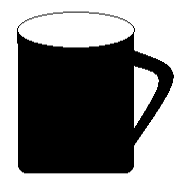
#> input picture 实验6-图像分割/cup.png, 180 x 184 px, found by its file name
$ python '边界方法.py'
#> lines starting #> are read from the running program, lines starting #| are printed output that depends on the picture; after the words box and inside, x2 and y2 are one past the last pixel; in counts of white or black regions, pixels touching at a corner belong together
import cv2
import numpy as np


img_path = '实验6-图像分割/cup.png'
img = cv2.imread(img_path)
#> img is the input picture: shape (184, 180, 3); min 0, max 255, mean 128.1
imgGrey = cv2.imread(img_path, 0)
#> imgGrey: shape (184, 180); min 0, max 255, mean 128.1

# 边界方法需要先二值化
ret, thresh = cv2.threshold(imgGrey, 80, 255, cv2.THRESH_BINARY)
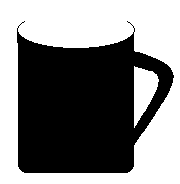
#> thresh: shape (184, 180); 50.8% white; 1 black region, box (x1, y1, x2, y2) and area: (17, 21, 174, 173) 16279


def 轮廓提取法(img):
    h, w = img.shape
#> h = 184; w = 180
    G = np.array([[1, 1, 1], [1, 0, 1], [1, 1, 1]])
    dst = np.copy(img)
    for x in range(1, h-1):
        for y in range(1, w-1):
            # 四周8个点都为黑，则赋 255
            if not (img[x-1:x+2, y-1:y+2] * G).any():
                dst[x, y] = 255
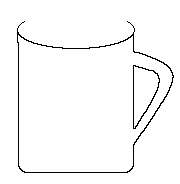
#> dst: shape (184, 180); 97.5% white; black in thin lines or dots, all inside (x1, y1, x2, y2) = (17, 21, 174, 173)
    return dst

# 从图像中一个边界点出发，然后根据某种判别准则搜索下一个边界点，以此跟踪出目标边界。


def 边界跟踪法(img):
    h, w = img.shape
#> h = 184; w = 180
    # 按 逆时针顺序，从左上角开始
    arr = np.array([[-1, 1], [0, 1], [1, 1], [1, 0],
                    [1, -1], [0, -1], [-1, -1], [-1, 0]])

    dst = np.full((h, w), 255, dtype=np.uint8)

    height = 'height'
    width = 'width'

    findStartPoint = False
    startPoint = {height: 0, width: 0}
    currentPoint = {height: 0, width: 0}
    prePoint = {height: 0, width: 0}
    # 从左下角开始
    for x in range(h-1, -1, -1):
        for y in range(w):
            # 找到一个起始点，且不是已标记的边界
            if img[x, y] == 0 and (not findStartPoint) and dst[x][y] == 255:
                findStartPoint = True
                startPoint[height] = x
                startPoint[width] = y
                dst[x][y] = 0
                print((x, y))
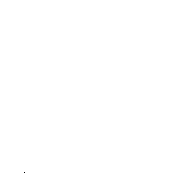
#> dst: shape (184, 180); 100% white; black in thin lines or dots, all inside (x1, y1, x2, y2) = (24, 172, 25, 173)
#> after the loop, findStartPoint = True; startPoint = {'height': 172, 'width': 24}

    # 开始沿着起始点
    beginDirect = 0
    findStartPoint = False
    currentPoint[height] = startPoint[height]
    currentPoint[width] = startPoint[width]
    while (not findStartPoint):
        findPoint = False
        while (not findPoint):

            # 探测点的值
            prePoint[height] = currentPoint[height] + arr[beginDirect][0]
            prePoint[width] = currentPoint[width] + arr[beginDirect][1]

            pixel = img[prePoint[height], prePoint[width]]

            if pixel == 0:
                findPoint = True
                print(pixel, prePoint)
                currentPoint[height] = prePoint[height]
                currentPoint[width] = prePoint[width]

                dst[currentPoint[height], currentPoint[width]] = 0

                beginDirect = (beginDirect-2 + 8) % 8

            # 思考半天，这里不能加 else
            beginDirect = (beginDirect+1) % 8
            # 绕了一圈 回到原点
            if prePoint[height] == startPoint[height] and prePoint[width] == startPoint[width]:
                findStartPoint = True
                findPoint = True
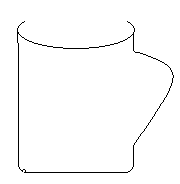
#> dst: shape (184, 180); 98.3% white; black in thin lines or dots, all inside (x1, y1, x2, y2) = (17, 21, 174, 173)
#> after the loop, beginDirect = 4; currentPoint = {'height': 172, 'width': 24}; prePoint = {'height': 172, 'width': 24}

    return dst


"""
区域增长法：实现方式 和 二值化差不多，区别是阈值由鼠标选择，就不写了


区域分裂合并法：由四叉树实现，是游戏引擎为了优化性能的重要手段，没有统一的实现方式

"""


cv2.imshow("img", thresh)
cv2.imshow("imgLunKuo", 轮廓提取法(thresh))
cv2.imshow("imgbianjie", 边界跟踪法(thresh))
cv2.waitKey()
